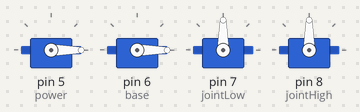
The sketch below on a simulated Arduino Uno, built with avr-gcc and run on an emulated ATmega328P. On the bench: 4 × servo.

Above: at 0.05 s.
At 2.65 s:
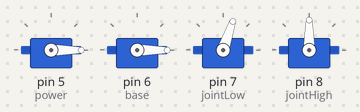
At 5.3 s:
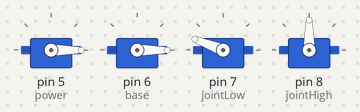
At 12.1 s:
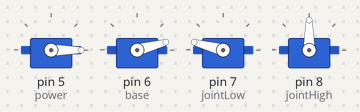
Timing chart, 0 to 15.8 s (numbered marks = the images above):
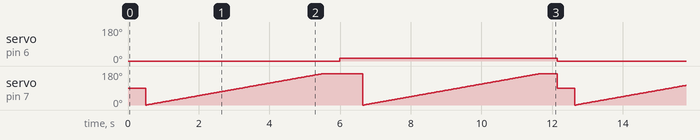

Measured:
- by itself, servo on pin 6 (base): alternates 15° for 6.1 s and 0° for 6.0 s

The sketch:

Machine_arm0701_3.ino
```cpp
#include<Servo.h>
#include<time.h>

Servo power;
Servo base;
Servo jointLow;
Servo jointHigh;

/*
 *  基本參數
 */

// 有關旋轉角度的參數
float DistanceToBlackboard = 5.0; // 機器手臂到黑板的水平距離
float BlackboardAngle = 90.0; // 黑板與水平地面夾角
float r1 = 5.0; // 機器手臂第一段(靠近底座那段)的長度
float r2 = 5.0; // 機器手臂第二段的長度
double theta1 = 15.0; //宣告base, jointLow, jointHigh馬達的旋轉角度
double theta2, theta3;
float Distance; //手臂基座到板擦接觸白板的中心點之x軸距離

// 有關擦拭過程需要用到的參數
float motorSpeed = 1; //在給定v速度下單位時間移動距離； motor.write(v)
int X_range = 3.0; //定義滑軌長度
int eraserWidth = 7; // 板擦長度
int BC_x = 0; //當擦拭範圍過大需要移動車子時，用來存x2

// 宣告從樹梅派取得的參數
int x1; //要擦的範圍，左下角(x1, y1)及右上角(x2,y2)
int y1;
int x2;
int y2;

int img_boardLength_x = 992-211;
int img_boardLength_y = 554-54;
float real_board_x = 13;
float real_board_y = 10;

void setup() {
  // put your setup code here, to run once:
  // 機器手臂控制腳位
  power.attach(5);
  base.attach(6);
  jointLow.attach(7);
  jointHigh.attach(8);
  // 初始化
  base.write(0);
  jointLow.write(90);
  jointHigh.write(90);
}

void loop() {
  /*
   *  車子需要移位幾次，如果要擦的範圍(x2-x1)超過滑軌最大長度時，擦完需要移動車子繼續擦
   */
  float local_x1 = (x1 - 211) / img_boardLength_x * real_board_x;
  float local_x2 = (x2 - 211) / img_boardLength_x * real_board_x;
  float local_y1 = (y1 - 54) / img_boardLength_y * real_board_y;
  float local_y2 = (y1 - 54) / img_boardLength_y * real_board_y;

  int executionTimes = (local_x2-local_x1) / X_range ;
  if ( (local_x2-local_x1 * (local_x2 / local_x1)) - X_range != 0){
      executionTimes += 1;
  }
  if(executionTimes > 1){
    BC_x = local_x2;
  }

  // 移動到x1
  float t1 = millis();
  power.write(30); // 給定一個速度
  float t2 = millis();
  while ((t2-t1) < (local_x1/motorSpeed)){
    t2 = millis();
  }
  power.write(0);

  /*  計算角度
   *  解聯立方程式
    r1*cos(90-theta1) + r2*cos(90-theta1-theta2) = DistanceToBlackboard
    r1*sin(90-theta1) + r2*sin(90-theta1-theta2) = y2
    -> cot(90-theta1) + cot(90-theta1-theta2) = DistanceToBlackboard / y2
  */

  theta2 = 90 - theta1 - atan(1/((DistanceToBlackboard / y2)-(1/tan(90-theta1))));
  // theta2 無解?

  /*
   * 執行擦黑板動作
   */
  for(int i = 0; i < executionTimes; i++){
    // 如果擦拭範圍過大需要移動車子時，需要對單次(x軸上)擦拭邊界做出對應修正
    local_x1 = local_x1 + i * X_range;
    float fix_x2; // x2針對單次移動範圍做出的修正
    if (BC_x != 0){
       if ( i != executionTimes -1){
          fix_x2 = local_x1 + X_range;
        }
       else{
          fix_x2 = local_x2;
        }
    }
    else{
      fix_x2 = local_x2;
    }
      // 控制馬達旋轉角度(+90)
      jointHigh.write(270-theta1-theta2-BlackboardAngle);
          delay(500);
      for(int i = 0; i < 91+theta2; i++){
          jointLow.write(i);
          delay(30);
      }
      delay(500);
      base.write(theta1);

      /*
       * 控制板擦在y方向上的移動
       */
       // 計算在y方向需要移動幾次
      int yaxis_times = (local_y2-local_y1) / eraserWidth;
      if (((local_y2-local_y1 * (local_y2 / local_y1)) - eraserWidth) != 0){
          yaxis_times += 1;
        }
      // 在y方向做移動，並開始擦黑板
      for (int j = 0; j < yaxis_times; j++){
          // 重複擦拭
          for (int j = 0 ; j < 5 ; j++){
            // 方案二: 紀錄固定轉速下的移動速度，手動計算大約時間
            float movingTime = (local_x2-x1) / motorSpeed;
            float t1 = millis();
            power.write(30); //方向x1 -> x2轉
            float t2 = millis();
            while ((t2 - t1) < movingTime){
              t2 = millis();
            }
            power.write(0);
            delay(30);

            // 反轉
            t1 = millis();
            power.write(-30); //方向x2 -> x1轉
            t2 = millis();
            while ((t2 - t1) < movingTime){
              t2 = millis();
            }
          }

          //更新手臂基座到板擦中心之x軸距離
          theta2 = 90 - theta1 - atan(1/((DistanceToBlackboard / (y2-(eraserWidth)*(j+1)))-(1/tan(90-theta1))));

          jointHigh.write(270-theta1-theta2-BlackboardAngle);
          delay(500);
          for(int i = 0; i < 91+theta2; i++){
            jointLow.write(i);
            delay(30);
          }
          delay(500);
          base.write(theta1);
      }

      /*
       * 擦完黑板後復位
       */
      // x軸歸位
      float t1 = millis();
      power.write(-30); // 給定一個反方向速度
      float t2 = millis();
      while ((t2-t1) < (x1/motorSpeed)){
        t2 = millis();
      }
      power.write(0);

      // 角度歸位(垂直)
      base.write(0);
      jointLow.write(90);
      jointHigh.write(90);

  }
}
```
